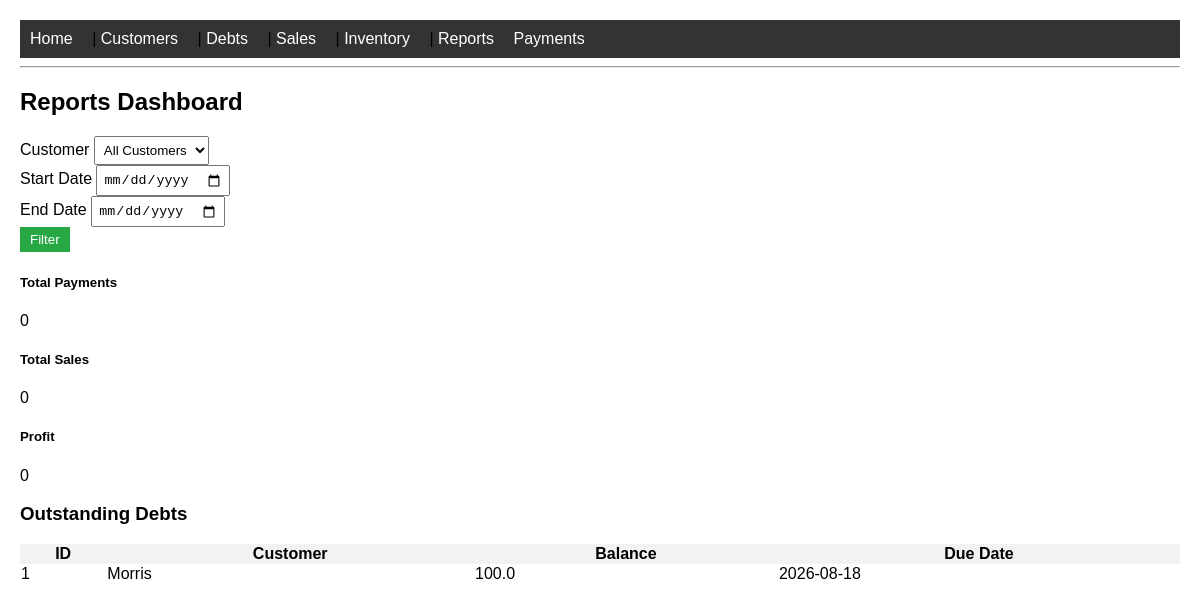
The page /reports on the database as committed earlier.
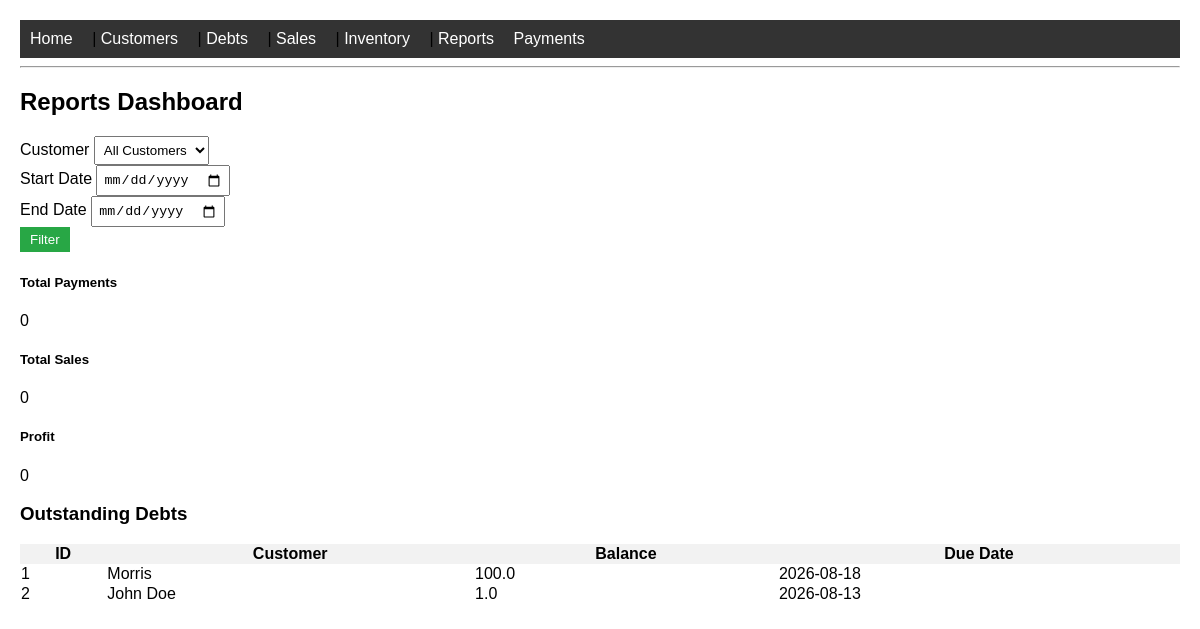
The same page on the database as committed later.
### models.py (models this page shows)
class Debt(db.Model):
    __tablename__ = "debt"
    id = db.Column(db.Integer, primary_key=True)
    customer_id = db.Column(db.Integer, db.ForeignKey("customer.id"), nullable=False)
    amount = db.Column(db.Float, nullable=False)
    balance = db.Column(db.Float, nullable=False)
    due_date = db.Column(db.String(20))
    status = db.Column(db.String(20), default="Active")
    customer = db.relationship("Customer", back_populates="debts")
    payments = db.relationship("Payment", back_populates="debt", lazy=True)

class Customer(db.Model):
    __tablename__ = "customer"
    id = db.Column(db.Integer, primary_key=True)
    name = db.Column(db.String(100), nullable=False)
    contact_info = db.Column(db.String(200))
    debts = db.relationship("Debt", back_populates="customer", lazy=True)
    sales = db.relationship("Sale", back_populates="customer", lazy=True)

### app.py (the view)
@app.route("/reports", methods=["GET", "POST"])
def reports():
    customer_id = None
    start_date = None
    end_date = None
    if request.method == "POST":
        customer_id = request.form.get("customer_id")
        start_date = request.form.get("start_date")
        end_date = request.form.get("end_date")
    query_debts = Debt.query.filter(Debt.status == "Active")
    if customer_id:
        query_debts = query_debts.filter(Debt.customer_id == customer_id)
    outstanding_debts = query_debts.all()
    query_payments = Payment.query
    if customer_id:
        query_payments = query_payments.join(Debt).filter(Debt.customer_id == customer_id)
    if start_date and end_date:
        query_payments = query_payments.filter(Payment.date.between(start_date, end_date))
    total_payments = sum(p.amount for p in query_payments.all())
    query_sales = Sale.query
    if customer_id:
        query_sales = query_sales.filter(Sale.customer_id == customer_id)
    if start_date and end_date:
        query_sales = query_sales.filter(Sale.date.between(start_date, end_date))
    total_sales = sum(s.total_amount for s in query_sales.all())
    profit = 0
    for item in SaleItem.query.all():
        product = Product.query.get(item.product_id)
        profit += (product.selling_price - product.purchase_price) * item.quantity
    customers = Customer.query.all()
    return render_template(
        "reports.html",
        outstanding_debts=outstanding_debts,
        total_payments=total_payments,
        total_sales=total_sales,
        profit=profit,
        customers=customers
    )

### templates/reports.html (shortened to what this page needs)
{% extends "base.html" %}
{% block content %}
<div class="container mt-4">
  <h2 class="mb-4">Reports Dashboard</h2>
  <form method="POST" action="/reports" class="card p-3 mb-4 shadow-sm">
    <div class="row">
      <div class="col-md-4">
        <label for="customer_id" class="form-label">Customer</label>
        <select id="customer_id" name="customer_id" class="form-select">
          <option value="">All Customers</option>
        </select>
      </div>
      <div class="col-md-3">
        <label for="start_date" class="form-label">Start Date</label>
        <input type="date" id="start_date" name="start_date" class="form-control">
      </div>
      <div class="col-md-3">
        <label for="end_date" class="form-label">End Date</label>
        <input type="date" id="end_date" name="end_date" class="form-control">
      </div>
      <div class="col-md-2 d-flex align-items-end">
        <button type="submit" class="btn btn-primary w-100">Filter</button>
      </div>
    </div>
  </form>
  <div class="row mb-4">
    <div class="col-md-4">
      <div class="card text-center shadow-sm">
        <div class="card-body">
          <h5 class="card-title">Total Payments</h5>
          <p class="card-text text-success fw-bold">{{ total_payments }}</p>
        </div>
      </div>
    </div>
    <div class="col-md-4">
      <div class="card text-center shadow-sm">
        <div class="card-body">
          <h5 class="card-title">Total Sales</h5>
          <p class="card-text text-primary fw-bold">{{ total_sales }}</p>
        </div>
      </div>
    </div>
    <div class="col-md-4">
      <div class="card text-center shadow-sm">
        <div class="card-body">
          <h5 class="card-title">Profit</h5>
          <p class="card-text text-warning fw-bold">{{ profit }}</p>
        </div>
      </div>
    </div>
  </div>
  <h3 class="mb-3">Outstanding Debts</h3>
  <table class="table table-striped table-bordered shadow-sm">
    <thead class="table-dark">
      <tr>
        <th>ID</th>
        <th>Customer</th>
        <th>Balance</th>
        <th>Due Date</th>
      </tr>
    </thead>
    <tbody>
      {% for debt in outstanding_debts %}
      <tr>
        <td>{{ debt.id }}</td>
        <td>{{ debt.customer.name }}</td>
        <td>{{ debt.balance }}</td>
        <td>{{ debt.due_date }}</td>
      </tr>
      {% endfor %}
    </tbody>
  </table>
</div>
{% endblock %}

Rows that differ between the two databases and show on the page:
added Debt: id "2", customer.name "John Doe", balance "1.0", due_date "2026-08-13"
